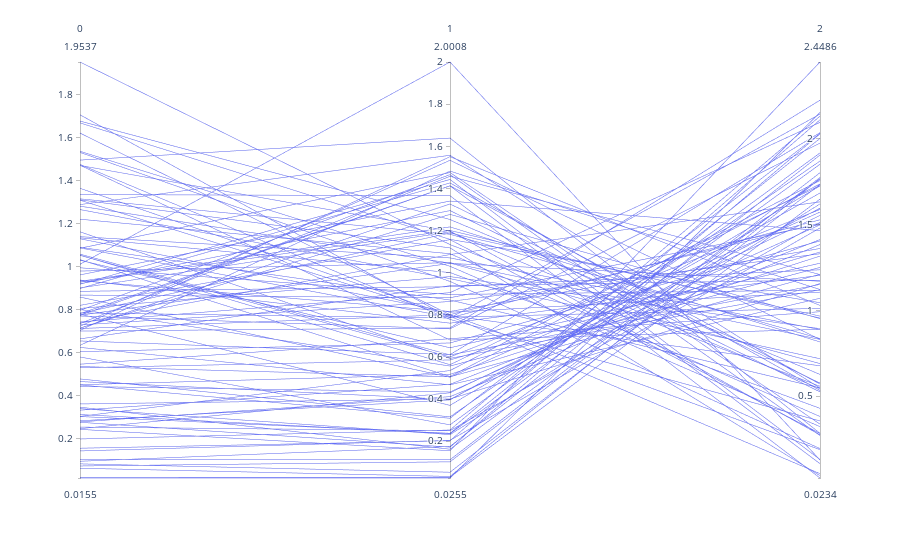
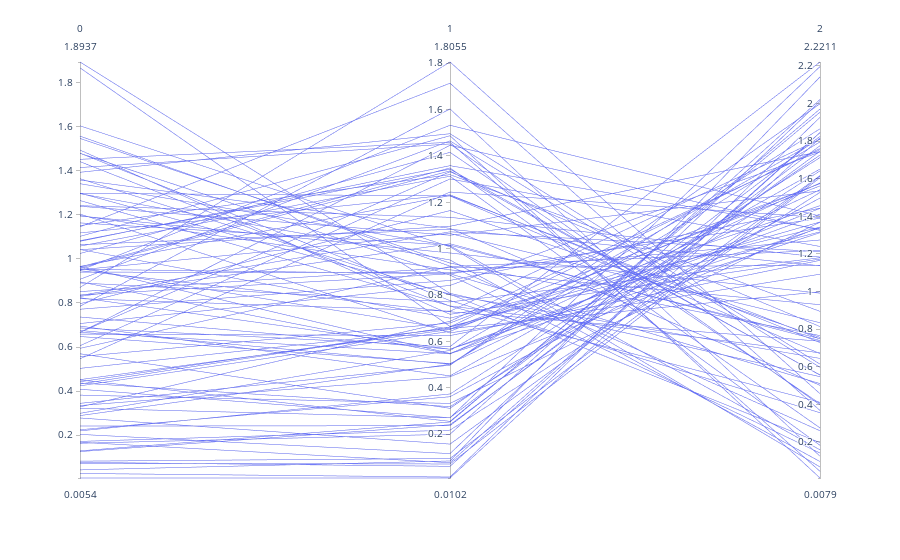
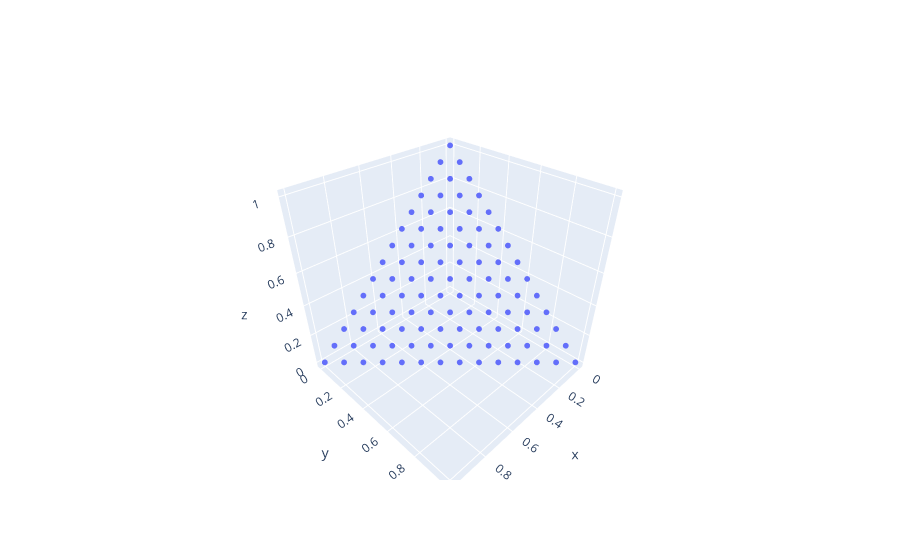
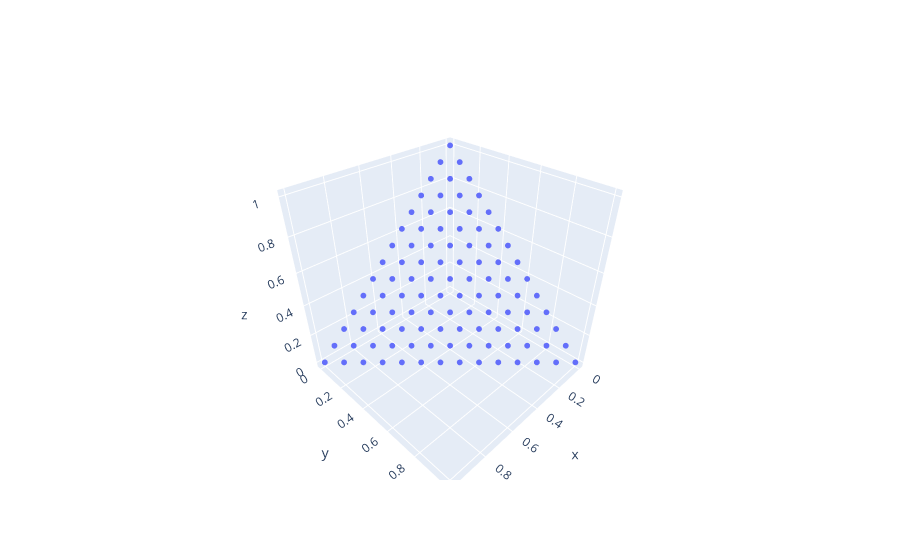

Notebook code cell kept with these figures, in order:
### Code cell
evolver_rvea = RVEA(problem, interact=True, n_iterations=5, n_gen_per_iter=300)

evolver_moead = IMOEA_D(problem, interact=True, n_iterations=5, n_gen_per_iter=300)

PCP(evolver_rvea, evolver_moead)
plot_RVs(evolver_rvea)
plot_RVs(evolver_moead)
